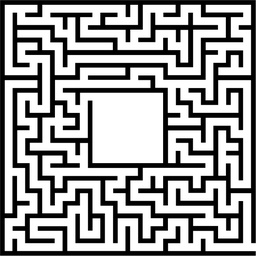
#> input picture code/maze.JPG, 256 x 256 px, shrunk from 2346 x 2346 before the run
$ jupyter execute --allow-errors MazeSolver.ipynb
#> lines starting #> are read from the running program, lines starting #| are printed output that depends on the picture; after the words box and inside, x2 and y2 are one past the last pixel; in counts of white or black regions, pixels touching at a corner belong together
[cell 1]
from matplotlib import pyplot as plt
import cv2

# Make sure to provide the correct path to the image file
img_path = 'maze.JPG'
img = cv2.imread(img_path)
#> img is the input picture: shape (256, 256, 3); min 0, max 255, mean 160

# Draw circles
cv2.circle(img, (75, 220), 20, (255, 0, 0), -1)  # Red circle
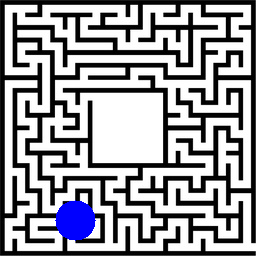
#> img: shape (256, 256, 3); 1.92% of pixels changed, all inside (x1, y1, x2, y2) = (55, 200, 96, 241)
cv2.circle(img, (1000, 1000), 20, (0, 0, 255), -1)    # Blue circle

# Display the image
plt.imshow(cv2.cvtColor(img, cv2.COLOR_BGR2RGB))  # Convert BGR to RGB
plt.title('Amazing')
plt.show()

[cell 2]
import math
def fixPixelValues(px):
    # convert the RGB values into floating point to avoid an overflow that will give me wrong answers
    return [ float(px[0]), float(px[1]), float(px[2]) ]

[cell 3]
def getEdgeWeight(img, u, v):
    # get edge weight for edge between u, v
    i0,j0 = u[0], u[1]
    i1,j1 = v[0], v[1]
    height, width, _ = img.shape
    #print(f"Processing edge weight between ({i0}, {j0}) and ({i1}, {j1})")
    assert i0 >= 0 and j0 >= 0 and i0 < width and j0 < height # pixel position valid?
    assert i1 >= 0 and j1 >= 0 and i1 < width and j1 < height # pixel position valid?
    #print(f"horizontal distance: {i0 - i1}")
    #print(f"vertical distance: {j0 - j1}")
    assert -1 <= i0 - i1 <= 1 # edge between node and neighbor?
    #print(i0 - i1)
    assert -1 <= j0 - j1 <= 1
    #print(j0-j1)
    px1 = fixPixelValues(img[j0,i0])
    px2 = fixPixelValues(img[j1,i1])
    weight = 0.1 + (px1[0] - px2[0])**2 + (px1[1] - px2[1])**2 + (px1[2]- px2[2])**2
    #print(f"Edge weight: {weight}")
    return weight

[cell 4]
# This is a useful function that given a list of (x,y) values,
# draw a series of red lines between each coordinate and next to
# show the path in the image
def drawPath(img, path, pThick=50):
    v = path[0]
    x0, y0 = v[0], v[1]
    for v in path:
        x, y = v[0], v[1]
        cv2.line(img,(x,y), (x0,y0), (255,0,0),pThick)
        x0, y0 = x,y

[cell 5]
class Vertex: # This is the outline for a vertex data structure
    def __init__ (self,  i, j):
        self.x = i # The x coordinate
        self.y = j  # The y coordinate
        self.d = float('inf') # the shortest path estimate
        self.processed = False # Has this vertex's final shortest path distance been computed
        self.idx_in_priority_queue = -1 # The index of this vertex in the queue
        self.pi = None # the parent vertex.

    def __eq__(self, other):
        return (self.x, self.y) == (other.x, other.y)

    def __hash__(self):
        return hash((self.x, self.y))

[cell 6]
import heapq
import itertools

class PriorityQueue:
    def __init__(self):
        self.heap = []  # List to hold the heap's elements
        self.entry_finder = {}  # Mapping of vertices to entries
        self.removed = set()  # Set to keep track of removed entries
        self.counter = itertools.count()  # Unique sequence count to maintain order

    def insert(self, vertex, priority):
        """Insert a new vertex with the given priority into the priority queue."""
        if vertex in self.entry_finder:
            self.remove(vertex)
        count = next(self.counter)
        entry = [priority, count, vertex]
        self.entry_finder[vertex] = entry
        heapq.heappush(self.heap, entry)
        #print(f"Inserted {vertex} with priority {priority}")
        #print("Inserted:", vertex, "with priority:", priority)

    def remove(self, vertex):
        """Mark an existing vertex as REMOVED."""
        entry = self.entry_finder.pop(vertex, None)
        if entry:
            self.removed.add((entry[0], entry[2]))  # Add to removed set instead of calling self.remove

    def get_and_delete_min(self):
        """Remove and return the lowest priority vertex that is not marked as removed."""
        while self.heap:
            priority, count, vertex = heapq.heappop(self.heap)
            if (priority, vertex) not in self.removed:
                self.entry_finder.pop(vertex, None)  # Remove vertex from entry_finder
                return vertex
        raise KeyError("The priority queue is empty")

    def update_vertex_weight(self, vertex, new_priority):
        #print(f"Attempting to update {vertex} to new priority {new_priority}.")
        if vertex in self.entry_finder:
            current_priority = self.entry_finder[vertex][0]
            #print(f"Current priority: {current_priority}, New priority: {new_priority}")
            if current_priority > new_priority:
                #print("Updating vertex:", vertex, "from priority:", current_priority, "to new priority:", new_priority)
                self.remove(vertex)
                #print("Removed vertex:", vertex)
                vertex.d = new_priority
                self.insert(vertex, new_priority)
                #print(f"Updated {vertex} in heap.")
            else:
                print("No update needed as current priority is lower or equal.")
        else:
            print("Vertex not found in entry_finder, cannot update.")
            #print("Updated vertex:", vertex, "to new priority:", priority)

    def is_empty(self):
        """Check if the queue is empty."""
        return not self.heap

[cell 7]
def computeShortestPath(img, source, dest):
#> called with source = (75, 220), dest = (1000, 1000)
    height, width = img.shape[:2]
#> height = 256; width = 256
    vertices = {(j, i): Vertex(j, i) for i in range(height) for j in range(width)}

    # Initialize source vertex
    source_vertex = vertices[source]
    source_vertex.d = 0
    pq = PriorityQueue()
    pq.insert(source_vertex, source_vertex.d)

    while not pq.is_empty():
        current_vertex = pq.get_and_delete_min()

        if (current_vertex.x, current_vertex.y) == dest:
            break  # Destination reached

        for dx, dy in [(-1, 0), (1, 0), (0, -1), (0, 1)]:
            nx, ny = current_vertex.x + dx, current_vertex.y + dy
            if 0 <= nx < width and 0 <= ny < height:
                neighbor = vertices[(nx, ny)]
                new_d = current_vertex.d + getEdgeWeight(img, (current_vertex.x, current_vertex.y), (nx, ny))
                if new_d < neighbor.d:
                    neighbor.d = new_d
                    neighbor.pi = current_vertex
                    if neighbor not in pq.entry_finder:
                        pq.insert(neighbor, new_d)  # Insert neighbor if not present
                    else:
                        pq.update_vertex_weight(neighbor, new_d)  # Update if already present
#> this loop made 65537 passes

    # Reconstruct the path
    path = []
    current = vertices[dest]
    if current.pi is None:
        return "Destination is not reachable from the source."
    while current:
        path.append((current.x, current.y))
        current = current.pi
    path.reverse()
    return path
